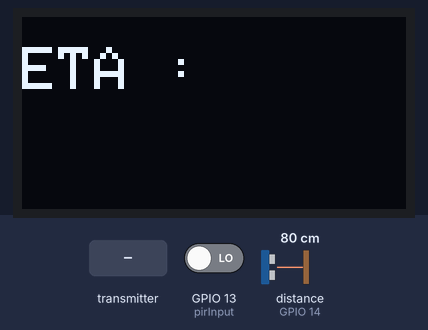
Bench run of a sketch on a simulated ESP8266 (NodeMCU). On the bench: 128×64 one-colour display. Wiring (inferred from the names in the program): ultrasonic range finder: trigger GPIO 12; echo GPIO 14. Inputs (shaded band) come from the test bench; at power-on: GPIO 13 (pirInput) LOW, distance to the obstacle (sensor on GPIO 14) 80 cm. The echo pulse lasts 58.3 µs per cm; WiFi joins after 1.5 s; servers stay silent unless stated; network time is answered at once with the bench clock; the local clock reads 2024-03-15 10:24:30 at power-on unless the sketch sets it; no MQTT or app messages arrive unless stated; what the sketch prints to the serial monitor is not drawn.

Above: at 4.7 s.
4.8 s: the transmitter starts sending angkotETA = 0
At 9.2 s:
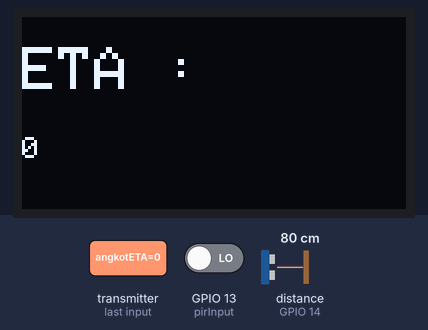
15.2 s: the transmitter starts sending angkotETA = 1
At 20.2 s:
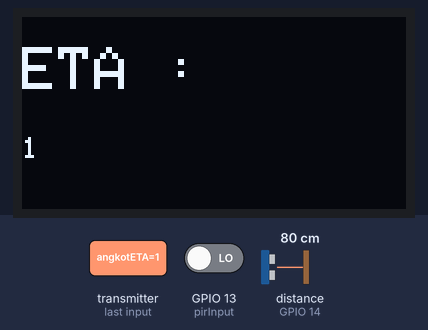
25.4 s: GPIO 13 (pirInput) driven HIGH
35.6 s: distance to the obstacle (sensor on GPIO 14) set to 2 cm
At 40.6 s:
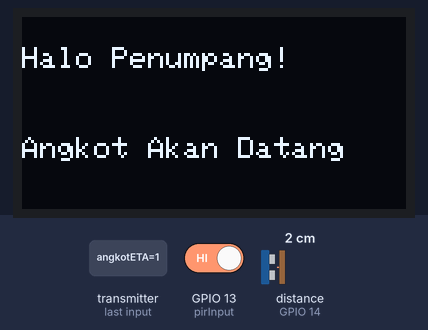
45.8 s: distance to the obstacle (sensor on GPIO 14) set to 120 cm
At 50.7 s:
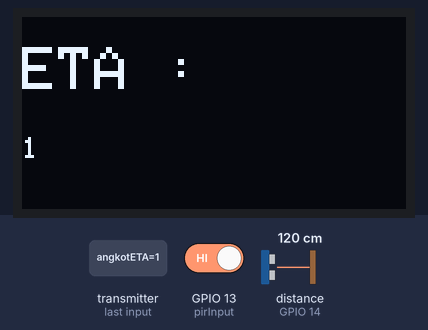
55.9 s: distance to the obstacle (sensor on GPIO 14) set to 4 cm
At 60.7 s:
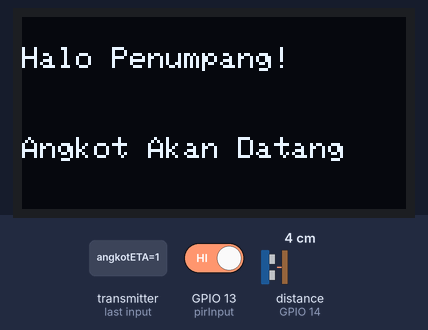
Timing chart, 0 to 62.2 s (numbered marks = the images above; inputs shaded):
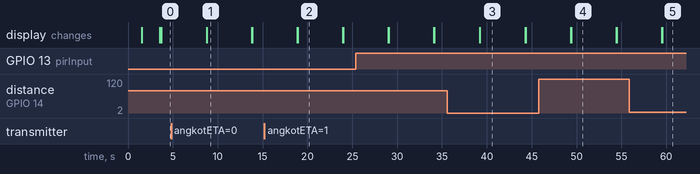

Measured:
- after the input at 4.8 s, the display: changes after 4.0 s (image 1)
- after the input at 15.2 s, the display: first differs from a run without the input after 3.7 s (image 2)
- after the input at 35.6 s, the display: first changes after 3.6 s (image 3 shows a later state)
- after the input at 45.8 s, the display: first changes after 3.6 s (image 4 shows a later state)
- after the input at 55.9 s, the display: first changes after 3.6 s (image 5 shows a later state)
- what the display in image 1 shows lasts 5.0 s, from 8.8 s to 13.8 s
- what the display in image 3 shows lasts 5.1 s, from 39.2 s to 44.3 s

The sketch:

HalteV2.5.ino
```cpp
#include <NTPClient.h>
#include <ESP8266WiFi.h>
#include <espnow.h>
#include <PubSubClient.h>
#include <WiFiUdp.h>
#include <SPI.h>
#include <Wire.h>
#include <Adafruit_GFX.h>
#include <Adafruit_SSD1306.h>

#define SCREEN_WIDTH 128 // OLED display width, in pixels
#define SCREEN_HEIGHT 64 // OLED display height, in pixels

//deklarasi variable keperluan ultrasonic
#define SOUND_VELOCITY 0.034

long duration;
float distanceCm;
float distanceMtr;

// deklarasi OLED DISPLAY pin I2C (SDA, SCL pins)
Adafruit_SSD1306 display(SCREEN_WIDTH, SCREEN_HEIGHT, &Wire, -1);

//deklarasi keperluan pin sensor
const int trigPin = 12;
const int echoPin = 14;
int pirInput = 13;

//deklarasi keperluan NTP (Mengambil waktu saat ini dari server NTP)
const long utcOffsetInSeconds = 25200;
char daysOfTheWeek[7][12] = {"Sunday", "Monday", "Tuesday", "Wednesday", "Thursday", "Friday", "Saturday"};

//DEKLARASI Wifi dan define MQTT
const char* ssid = "LIA"; // Enter your WiFi name
const char* password =  "mikalucu"; // Enter WiFi password
const char* mqttServer = "192.168.1.192";//IP Raspberry pi zero w
const int mqttPort = 1883;
const char* mqttUser = "";
const char* mqttPassword = "";
WiFiClient espClient;
PubSubClient client(espClient);

//mendefinisikan NTP Client untuk mendapatkan waktu dari server NTP
WiFiUDP ntpUDP;
NTPClient timeClient(ntpUDP, "pool.ntp.org", utcOffsetInSeconds);


// Deklarasi MAC Address untuk tujuan pengiriman halte, uncomment salah satu untuk menggunakan
uint8_t broadcastAddress[] = {0x50,0x02,0x91,0xe1,0xa6,0x00}; //send to h1 (digunakan di Halte4)
//uint8_t broadcastAddress[] = {0x50,0x02,0x91,0xe1,0x4e,0xac}; //send to h2 (digunakan di Halte1)
//uint8_t broadcastAddress[] = {0xcc,0x50,0xe3,0x5d,0x9e,0x89}; //send to h3 (digunakan di Halte2)
//uint8_t broadcastAddress[] = {0x50,0x02,0x91,0xe1,0xab,0xf7}; //send to h4 (digunakan di Halte3)

// deklarasi variabel untuk menyimpan pesan
// dari komunikasi ESPNOW yang akan dikirim ke Halte selanjutnya.
char angkotLoc[32];
char angkotETA[32];

// deklarasi variabel untuk menyimpan pesan
// yang datang dari halte sebelumnya ataupun onboard unit
char incomingAngkotLoc[32];
char incomingAngkotETA[32];

// variabel yang disimpan ketika pengiriman data sukses [ESPNOW]
String success;

// struktur untuk pengiriman data [ESPNOW]
typedef struct struct_message {
    char angkotLoc[32];
    char angkotETA[32];
} struct_message;

// membuat struct_message bernama infoAngkot untuk menahan atau
// (menyimpan pembacaan pesan yang diterima halte saat ini)
struct_message infoAngkot;

// membuat struct_message bernama infoAngkot untuk menahan
// atau(menyimpan pembacaan pesan yang diterima dari halte sebelumnya)
struct_message incomingReadings;

// callback untuk espnow saat data terkirim
void OnDataSent(uint8_t *mac_addr, uint8_t sendStatus) {
  Serial.print("Last Packet Send Status: ");
  if (sendStatus == 0){
    Serial.println("Delivery success");
  }
  else{
    Serial.println("Delivery fail");
  }
}

// callback untuk espnow saat data diterima
void OnDataRecv(uint8_t * mac, uint8_t *incomingData, uint8_t len) {
  memcpy(&incomingReadings, incomingData, sizeof(incomingReadings));
  Serial.print("Bytes received: ");
  Serial.println(len);
  sprintf (incomingAngkotLoc, incomingReadings.angkotLoc);
  sprintf (incomingAngkotETA, incomingReadings.angkotETA);
}

//method untuk menampilkan pesan yang diterima dari halte sebelumnya ke serial monitor untuk debugging
void printIncomingReadings(){
  // Display Readings in Serial Monitor
  Serial.println("    _______ START OF DATA ______   ");
  Serial.println("Data Diterima: ");
  Serial.print("Posisi: - ");
  Serial.println(incomingAngkotLoc);
  Serial.print("ETA: - ");
  Serial.print(incomingAngkotETA);
  Serial.println(" ");
  Serial.println("    ________ END OF DATA _______   ");
}

//method setup untuk dijalankan sekali
void setup() {
  // inisialisasi Serial Monitor
  Serial.begin(115200);

  // mengatur perangkat menjadi mode Wi-Fi Station
  WiFi.mode(WIFI_STA);
  WiFi.disconnect();

  // inisialisasi ESPNOW
  if (esp_now_init() != 0) {
    Serial.println("Error initializing ESP-NOW");
    return;
  }
  // mengatur role ESP-NOW menjadi combo (bisa receive dan send sekaligus)
  esp_now_set_self_role(ESP_NOW_ROLE_COMBO);

  // setelah dilakukan inisialisasi, dilakukan register fungsi callback OnDataSent
  // untuk mengetahui status dari paket yang ditransmisi(dikirim) pada ESPNOW
  esp_now_register_send_cb(OnDataSent);

  // register peer (mac perangkat tujuan pengiriman)
  esp_now_add_peer(broadcastAddress, ESP_NOW_ROLE_COMBO, 1, NULL, 0);

  // dilakukan register fungsi callback OnDataRecv yang akan dipanggil ketika data diterima
  esp_now_register_recv_cb(OnDataRecv);

  //INISIALISASI WIFI
  WiFi.begin(ssid, password);

  while (WiFi.status() != WL_CONNECTED) {
    delay(500);
    Serial.println("Connecting to WiFi..");
  }
  Serial.println("Connected to the WiFi network");

  //memulai routine NTP
  timeClient.begin();

  //inisialisasi pin untuk sensor ultrasonik
  pinMode(trigPin, OUTPUT);
  pinMode(echoPin, INPUT);
  //inisialisasi pin untuk sensor Passive infrared
  pinMode(pirInput, INPUT);

//inisialisasi OLED dan test
// Address I2C 0x3D for 128x64 OLED
  if(!display.begin(SSD1306_SWITCHCAPVCC, 0x3C)) {
    Serial.println(F("SSD1306 allocation failed"));
    for(;;);
  }
  //dilakukan delay untuk memberi jarak setelah inisialisasi untuk tes layar
  delay(2000);
  display.clearDisplay();
  display.setTextSize(2);
  display.setTextColor(WHITE);
  display.setCursor(30, 10);
  // Display text statis
  display.println("OLED OK!");
  display.display();
  display.clearDisplay();

}


// Method pembacaan sensor ultrasonik
void ultrasc() {
  // fungsi set reset ini berguna untuk mengirim sinyal ultrasonik pada sensor
  // reset pada trigger pin dengan set jadi low (off)
  digitalWrite(trigPin, LOW);
  delayMicroseconds(2);
  // set trigger pin ke HIGH untuk 10ms dan set LOW lagi
  digitalWrite(trigPin, HIGH);
  delayMicroseconds(10);
  digitalWrite(trigPin, LOW);

  // membaca echoPin, dan membaca jarak kembali gelombang suara ke satuan ms
  duration = pulseIn(echoPin, HIGH);

  // menghitung jarak dari pembacaan
  distanceCm = duration * SOUND_VELOCITY/2;

  // konversi dari meter ke centimeter
  distanceMtr = distanceCm/100;

  // menampilkan hasil pembacaan pada Serial Monitor
  Serial.print("Distance (cm): ");
  Serial.println(distanceCm);
  Serial.print("Distance (meter): ");
  Serial.println(distanceMtr);
 }

// Method pembacaan sensor Passive Infrared (PIR) motion
void pir () {
    long state = digitalRead(pirInput);
    if(state == HIGH) {
      Serial.println("_____________________________");
      Serial.println("Terkonfirmasi Pergerakan ");
    }
    else {
            Serial.println("_____________________________");
      Serial.println("Tiada Pergerakan ");
      }
  }

// Method main looping
void loop() {

  // melakukan inisialisasi MQTT dan menyambung ke broker
  client.setServer(mqttServer, mqttPort);
//  client.setCallback(callback);

  while (!client.connected()) {
    Serial.println("Connecting to MQTT...");

    if (client.connect("ESP8266Client", mqttUser, mqttPassword )) {

      Serial.println("connected");

    } else {
      Serial.print("failed with state ");
      Serial.print(client.state());
      delay(2000);
    }
  }

// mengambil waktu dari server NTP
  timeClient.update();

//memanggil method untuk pembacaan sensor
  ultrasc();
  pir();

//seleksi kondisi untuk konfirmasi pergerakan pada PIR dan pembacaan jarak
 long state = digitalRead(pirInput);
     if(distanceMtr<0.60 & state == HIGH) {

      //pesan ditambah identitas halte pada setiap node, ini bisa diganti manual saat akan upload ke perangkat
      //publish ke MQTT ketika terkonfirmasi terdapat penumpang
      client.publish("halte/penumpang", "Terdeteksi Penumpang Halte 4");
      //menampilkan pada serial monitor
      Serial.println("                          _____________________________");
      Serial.println("                         | Mungkin Manusia >> MQTT SEND ");
            Serial.print(daysOfTheWeek[timeClient.getDay()]);
            Serial.print(", ");
            Serial.print(timeClient.getHours());
            Serial.print(":");
            Serial.print(timeClient.getMinutes());
            Serial.print(":");
            Serial.println(timeClient.getSeconds());
      Serial.println("                         |_____________________________");
      Serial.println("                         |______________________________");
      //menampilkan output pada OLED
        display.clearDisplay();
        display.setTextSize(1);
        display.setCursor(0, 10);
        display.println("Halo Penumpang!");
        display.display();
        display.setCursor(0, 40);
        display.println("Angkot Akan Datang");
        display.display();
    }
    else {
        display.clearDisplay();
        display.setTextSize(2);
        display.setTextColor(WHITE);
        display.setCursor(0, 10);
        // Display static text
        display.println("ETA : ");
        display.display();
        display.setTextSize(1);
        display.setCursor(0, 40);
        display.println(incomingAngkotETA);
        display.display();
      }

// deklarasi untuk manipulasi variabel pesan
// yang datang agar sama dengan pesan yang akan dikirim
  sprintf (infoAngkot.angkotLoc, incomingAngkotLoc);
  sprintf (infoAngkot.angkotETA, incomingAngkotETA);

// mengirim pesan kosong kepada topik yang tidak digunakan
// untuk menjaga koneksi tidak timeout
  client.publish("antitimeout", "");

// mengirim pesan ke halte berikutnya
  Serial.println("Mengirim (relay) Pesan ke Node Selanjutnya..");
  esp_now_send(broadcastAddress, (uint8_t *) &infoAngkot, sizeof(infoAngkot));

// memanggil methot pembacaan pesan yang datang
  printIncomingReadings();
  delay (5000);
}
```
